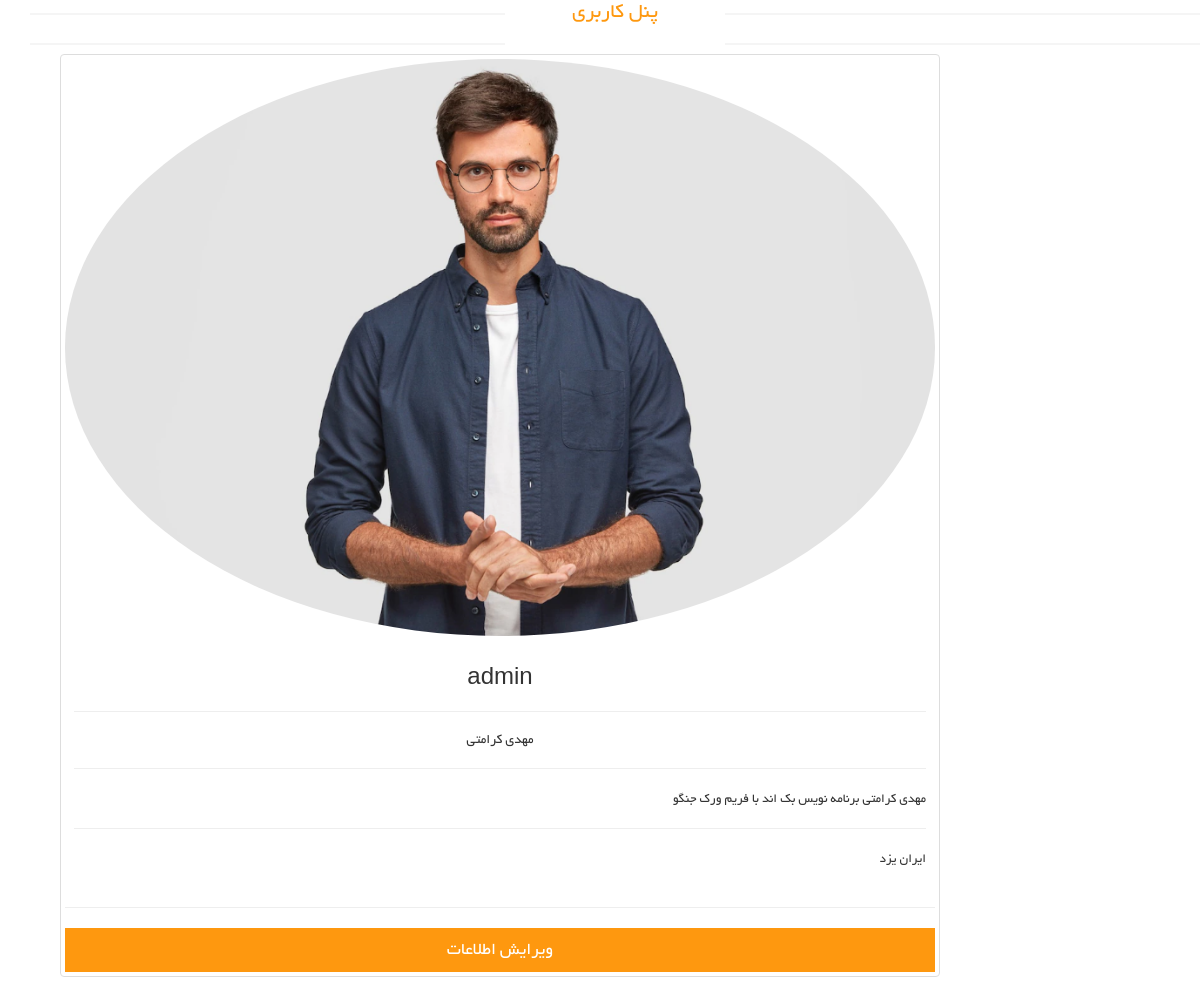
/userpanel/ (signed in), run on the app's committed database.
### account_module/models.py (models this page shows, shortened)
class User(AbstractUser):
    avatar = models.ImageField(upload_to='images/user_profile/', verbose_name='تصویر پروفایل', null=True, blank=True)
    about_user = models.TextField(null=True, blank=True, verbose_name='بیوگرافی')
    address = models.TextField(null=True, blank=True, verbose_name='آدرس')
    email_active_code = models.CharField(max_length=100, verbose_name='کد فعالسازی ایمیل', editable=False)
    class Meta:
        verbose_name = 'کاربر'
        verbose_name_plural = 'کاربران'

### user_panel_module/views.py (the view)
# urls.py: path('', views.UserPanelDashboardView.as_view(), name="user_dashboard"),
@method_decorator(login_required, name='dispatch')
class UserPanelDashboardView(TemplateView):
    template_name = 'user_panel_module/user_panel_dashboard.html'

### user_panel_module/templates/user_panel_module/user_panel_dashboard.html (shortened to what this page needs)
{% extends 'shared/_layout.html' %}
{% load render_partial %}
{% load thumbnail %}
{% load static %}
{% block content %}
    <h2 class="title text-center">
    </h2>
    <div class="row">
        <div class="col-md-3 pull-right">
        </div>
        <div class="container">
            <div class="col-md-10">
                <ul class="list-group">
                    <div class="thumbnail">
                        {% if user.avatar %}
                            {% thumbnail user.avatar "180x180" crop='center' as im %}
                                <img src="{{ im.url }}" alt="avatar {{ user.last_name }}" class="img-circle">
                            {% endthumbnail %}
                        {% else %}
                            <img src="{% static 'images/default-avatar.png' %}" alt="{{ user.last_name }}"
                                 class="img-circle" width="180"
                                 height="180">
                        {% endif %}
                        <div class="caption">
                            <h3 class="text-center">{{ user.username }}</h3>
                            {% if user.first_name or user.last_name %}
                                <hr>
                                <h5 class="text-center">{{ user.first_name }} {{ user.last_name }}</h5>
                            {% endif %}
                            {% if user.about_user %}
                                <hr>
                                <p>{{ user.about_user }}</p>
                            {% endif %}
                            {% if user.address %}
                                <hr>
                                <p>{{ user.address }}</p>
                            {% endif %}
                        </div>
                        <hr>
                        <a href="{% url 'panel:edit_profile' %}">
                            <button type="button" class="btn btn-primary btn-lg btn-block">ویرایش اطلاعات</button>
                        </a>
                    </div>
                </ul>
            </div>
        </div>
{% endblock %}

### static/css/main.css (style rules this page uses)
body { font-family: 'BYekan'; font-size: 10pt; position: relative; font-weight: normal; direction: rtl; }
a { -webkit-transition: 300ms; -moz-transition: 300ms; -o-transition: 300ms; transition: 300ms; }
h1, h2, h3, h4, h5, h6 { font-family: 'BYekan', sans-serif; }
.left-sidebar h2:after, h2.title:after { content: " "; position: absolute; border: 1px solid #f5f5f5; bottom:8px; right: 0; width: 100%; height: 0; z-index: -2; }
h2.title:before { content: " "; position: absolute; background: #fff; bottom: -6px; width: 220px; height: 30px; z-index: -1; right: 50%; margin-right: -110px; }
h2.title { color: #FE980F; font-family: 'BYekan', sans-serif; font-size: 16pt; font-weight: 400; margin: 0 15px; text-transform: uppercase; margin-bottom: 30px; position: relative; }
.btn.btn-primary { background:#FE980F; border: 0 none; border-radius: 0; margin-top: 16px; }

### data on the page
User: username "admin", first_name "مهدی", last_name "کرامتی", about_user "مهدی کرامتی برنامه نویس بک اند با فریم ورک جنگو", address "ایران یزد"
